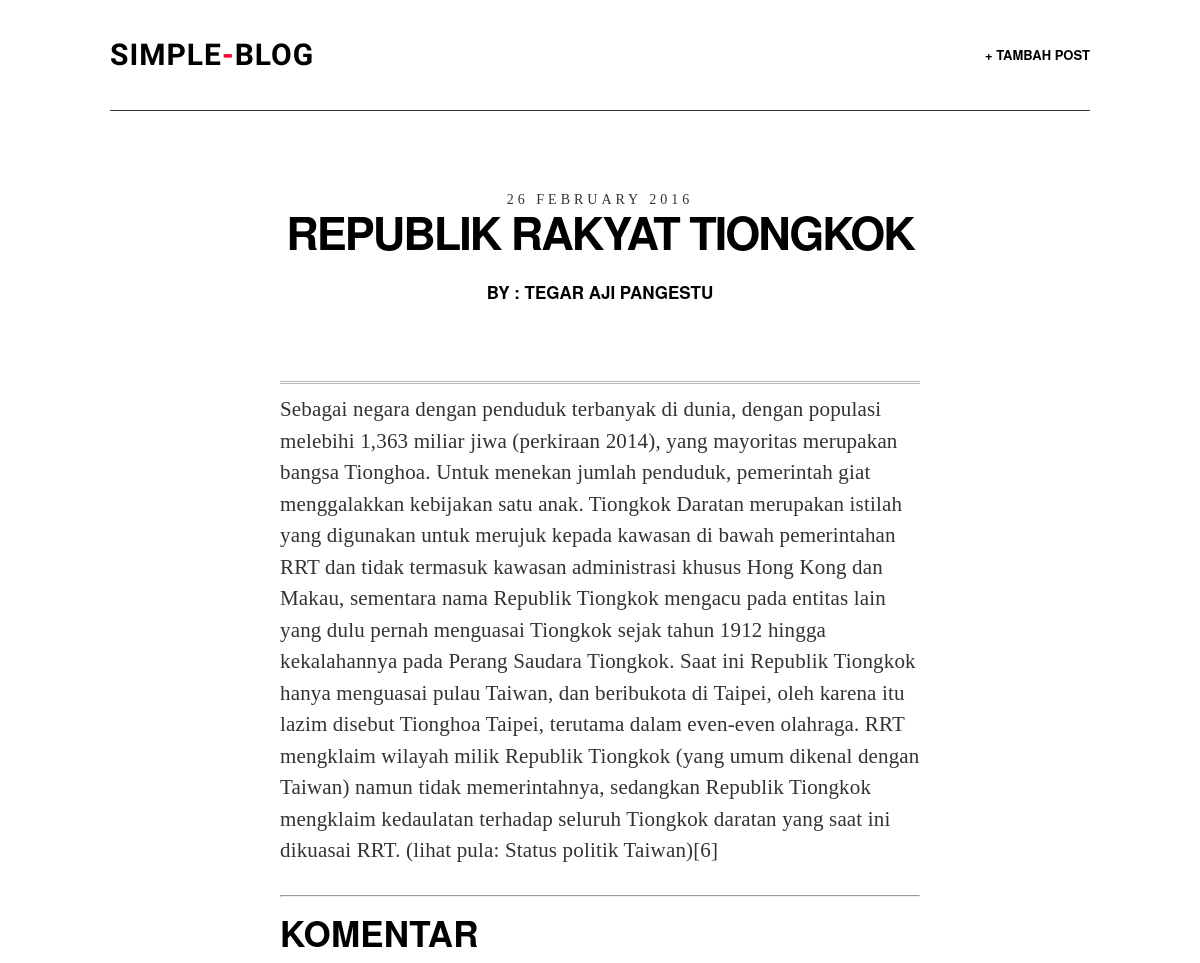
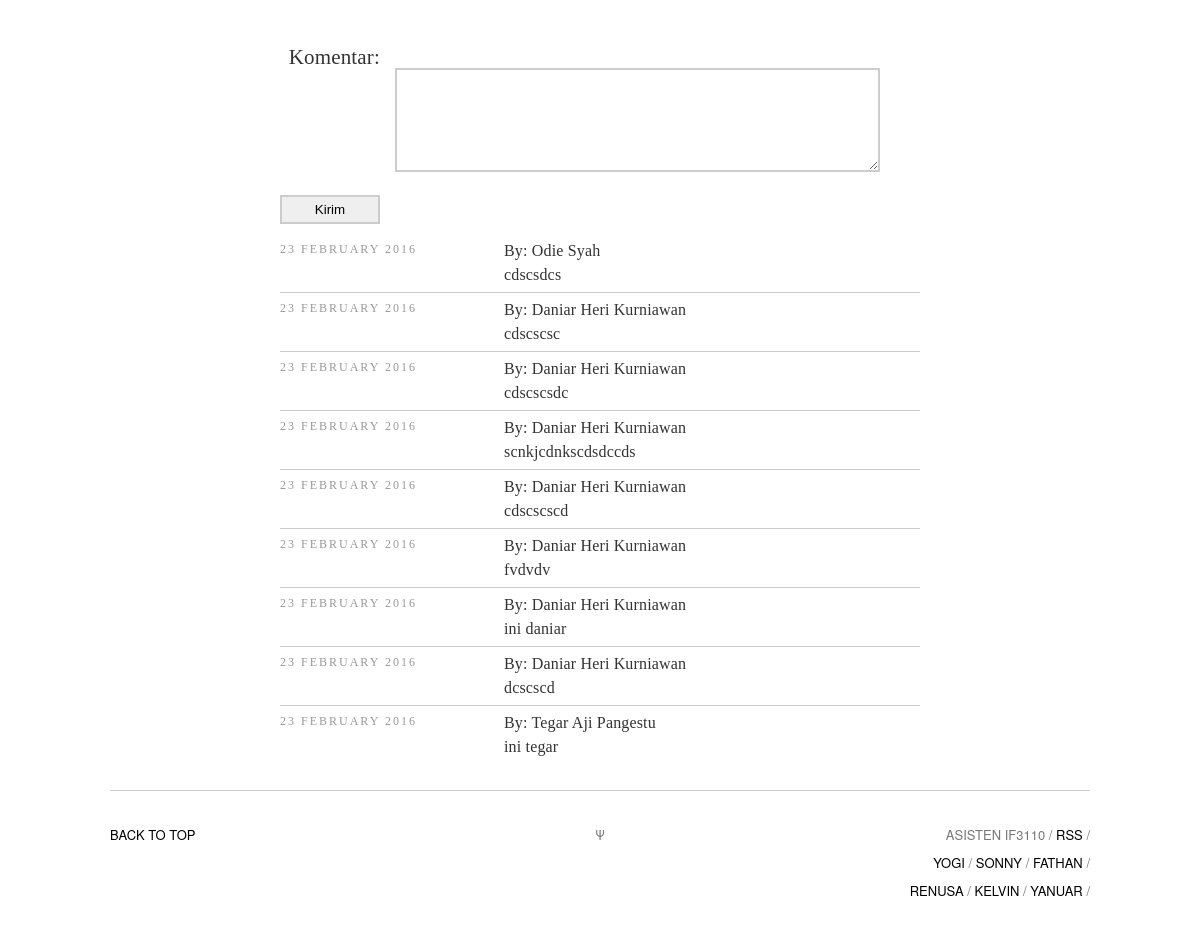
Screenshot of /post.php?postid=37 (signed in) with the database file from the repository (2 pictures, top to bottom).
### tables this page shows
CREATE TABLE `post` (
  `Post_Id` int(100) NOT NULL,
  `Creator_Id` int(11) NOT NULL,
  `Title` varchar(100) NOT NULL,
  `Date` datetime NOT NULL,
  `Contents` text NOT NULL
);

CREATE TABLE `user` (
  `User_Id` int(11) NOT NULL,
  `Nama` varchar(25) NOT NULL,
  `Email` varchar(25) NOT NULL,
  `Password` varchar(25) NOT NULL
);

CREATE TABLE `comments` (
  `Comment_Id` int(11) NOT NULL,
  `Creator_Id` int(11) NOT NULL,
  `Post_Id` int(11) NOT NULL,
  `Contents` text NOT NULL,
  `Time` timestamp NOT NULL DEFAULT CURRENT_TIMESTAMP
);

### posthandling.php (called while the page is built, shortened)
<?php
if (isset($_SESSION["isLogin"])){
	function getspecificpost($con,$postid)
	{
		$result = mysqli_query($con,"SELECT user.Nama , post.* FROM post INNER join user ON post.Creator_Id = user.User_Id WHERE Post_Id = ".$postid);
		return $result;
	}
	function getspecificcomments($con,$postid)
	{
		$result = mysqli_query($con,"SELECT user.Nama , comments.* FROM comments INNER join user ON comments.Creator_Id = user.User_Id WHERE Post_Id = ".$postid." ORDER BY Time DESC");
		return $result;
	}
}else{
    header("Location: login.php");
}
 ?>

### post.php (the view, shortened to what this page needs)
<?php
  if (isset($_SESSION["isLogin"])){
 ?>
<!DOCTYPE html>
<?php
    $con = phpsqlconnection();
    $postid = htmlspecialchars($_GET['postid'], ENT_QUOTES, 'UTF-8');
    $getpostresult = getspecificpost($con,$postid);
    $row = mysqli_fetch_array($getpostresult);
    $getcommentsresult = getspecificcomments($con,$postid);
 ?>
<html>
<head>
<link rel="stylesheet" type="text/css" href="assets/css/screen.css" />
</head>
<body class="default">
<div class="wrapper">
<nav class="nav">
    <a style="border:none;" id="logo" href="index.php"><h1>Simple<span>-</span>Blog</h1></a>
    <ul class="nav-primary">
        <li><a href="new_post.php">+ Tambah Post</a></li>
    </ul>
</nav>
<article class="art simple post">
    <header class="art-header">
        <div class="art-header-inner" style="margin-top: 0px; opacity: 1;">
            <?php
              $time = strtotime(htmlspecialchars($row['Date'], ENT_QUOTES, 'UTF-8'));
              $time = date('j F Y',$time);
              echo "<time class=\"art-time\">".$time."</time>";
             ?>
             <?php
              echo "<h2 class=\"art-title\">".htmlspecialchars($row['Title'], ENT_QUOTES, 'UTF-8')."</h2>";
              ?>
              <?php
                echo "<h6 style= 'text-align: center;'> by : ".$row['Nama']."</h6>";
                ?>
        </div>
    </header>
    <div class="art-body">
        <div class="art-body-inner">
            <hr class="featured-article" />
            <?php
                echo "<p>".htmlspecialchars($row['Contents'], ENT_QUOTES, 'UTF-8')."</p>";
             ?>
            <hr />
            <h4>Komentar</h4>
            <div id="contact-area">
                <?php
                    echo
                    "<form name=\"AddComment\" method=\"post\"  onSubmit=\"return showcomments(".$postid.",Komentar.value)\">";
                 ?>
                    <label for="Komentar">Komentar:</label><br>
                    <textarea name="Komentar" rows="20" cols="20" id="Komentar"></textarea>
                    <input type="submit" name="submit" value="Kirim" class="submit-button">
                </form>
            </div>
            <ul class="art-list-body" id ="comments">
                        <?php
                            while($comments = mysqli_fetch_array($getcommentsresult)) {
                                echo
                                "<li class=\"art-list-item\">
                                <div class=\"art-list-item-title-and-time\">";
                                $time = strtotime(htmlspecialchars($comments['Time'], ENT_QUOTES, 'UTF-8'));
                                $time = date('j F Y',$time);
                                echo
                                "<div class=\"art-list-time\">".$time."</div> </div>";
                                echo
                                "<p> By: ".htmlspecialchars($comments['Nama'], ENT_QUOTES, 'UTF-8')."<br>".
                                "".htmlspecialchars($comments['Contents'], ENT_QUOTES, 'UTF-8')."</p>";
                                echo "</li>";
                            }
                         ?>
            </ul>
        </div>
    </div>
</article>
<footer class="footer">
    <div class="back-to-top"><a href="">Back to top</a></div>
    <div class="psi">&Psi;</div>
    <aside class="offsite-links">
        Asisten IF3110 /
        <a class="rss-link" href="#rss">RSS</a> /
        <br>
        <a class="twitter-link" href="http://twitter.com/YoGiiSinaga">Yogi</a> /
        <a class="twitter-link" href="http://twitter.com/sonnylazuardi">Sonny</a> /
        <a class="twitter-link" href="http://twitter.com/fathanpranaya">Fathan</a> /
        <br>
        <a class="twitter-link" href="#">Renusa</a> /
        <a class="twitter-link" href="#">Kelvin</a> /
        <a class="twitter-link" href="#">Yanuar</a> /
    </aside>
</footer>
</div>
</body>
</html>
<?php
    }else{
        header("Location: login.php");
        exit();
    }
 ?>

### rows the page displays
post: Date "26 FEBRUARY 2016", Title "REPUBLIK RAKYAT TIONGKOK", Creator_Id.Nama "TEGAR AJI PANGESTU", Contents "Sebagai negara dengan penduduk terbanyak di dunia, dengan populasi melebihi 1,363 miliar jiwa (perkiraan 2014), yang mayoritas merupakan bangsa Tionghoa. Untuk menekan jumlah penduduk, pemerintah giat menggalakkan kebijakan satu anak. Tiongkok Daratan merupakan istilah yang digunakan untuk merujuk kepada kawasan di bawah pemerintahan RRT dan tidak termasuk kawasan administrasi khusus Hong Kong dan Makau, sementara nama Republik Tiongkok mengacu pada entitas lain yang dulu pernah menguasai Tiongkok sejak tahun 1912 hingga kekalahannya pada Perang Saudara Tiongkok. Saat ini Republik Tiongkok hanya menguasai pulau Taiwan, dan beribukota di Taipei, oleh karena itu lazim disebut Tionghoa Taipei,…"
comments: Time "23 FEBRUARY 2016", Creator_Id.Nama "Odie Syah", Contents "cdscsdcs"
comments: Time "23 FEBRUARY 2016", Creator_Id.Nama "Daniar Heri Kurniawan", Contents "cdscscsc"
comments: Time "23 FEBRUARY 2016", Creator_Id.Nama "Daniar Heri Kurniawan", Contents "cdscscsdc"
comments: Time "23 FEBRUARY 2016", Creator_Id.Nama "Daniar Heri Kurniawan", Contents "scnkjcdnkscdsdccds"
comments: Time "23 FEBRUARY 2016", Creator_Id.Nama "Daniar Heri Kurniawan", Contents "cdscscscd"
comments: Time "23 FEBRUARY 2016", Creator_Id.Nama "Daniar Heri Kurniawan", Contents "fvdvdv"
comments: Time "23 FEBRUARY 2016", Creator_Id.Nama "Daniar Heri Kurniawan", Contents "ini daniar"
comments: Time "23 FEBRUARY 2016", Creator_Id.Nama "Daniar Heri Kurniawan", Contents "dcscscd"
comments: Time "23 FEBRUARY 2016", Creator_Id.Nama "Tegar Aji Pangestu", Contents "ini tegar"
